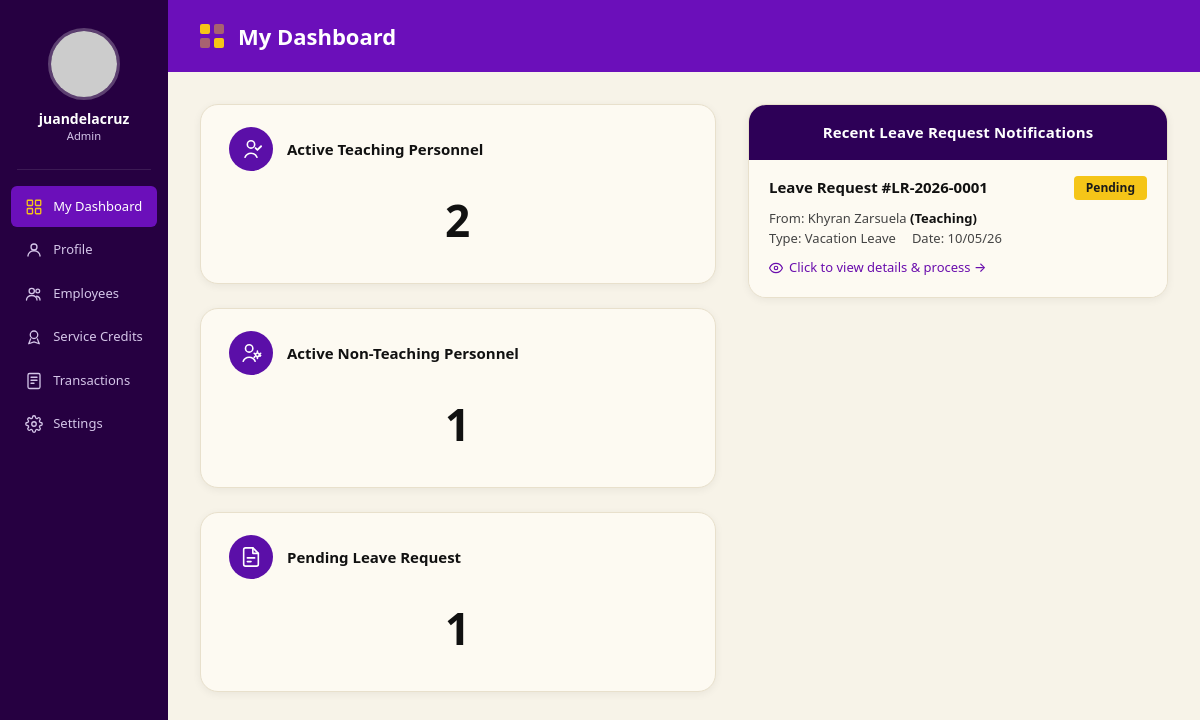
Page /Pages/Admin/adminDashboard.php (signed in) on the earlier database version.
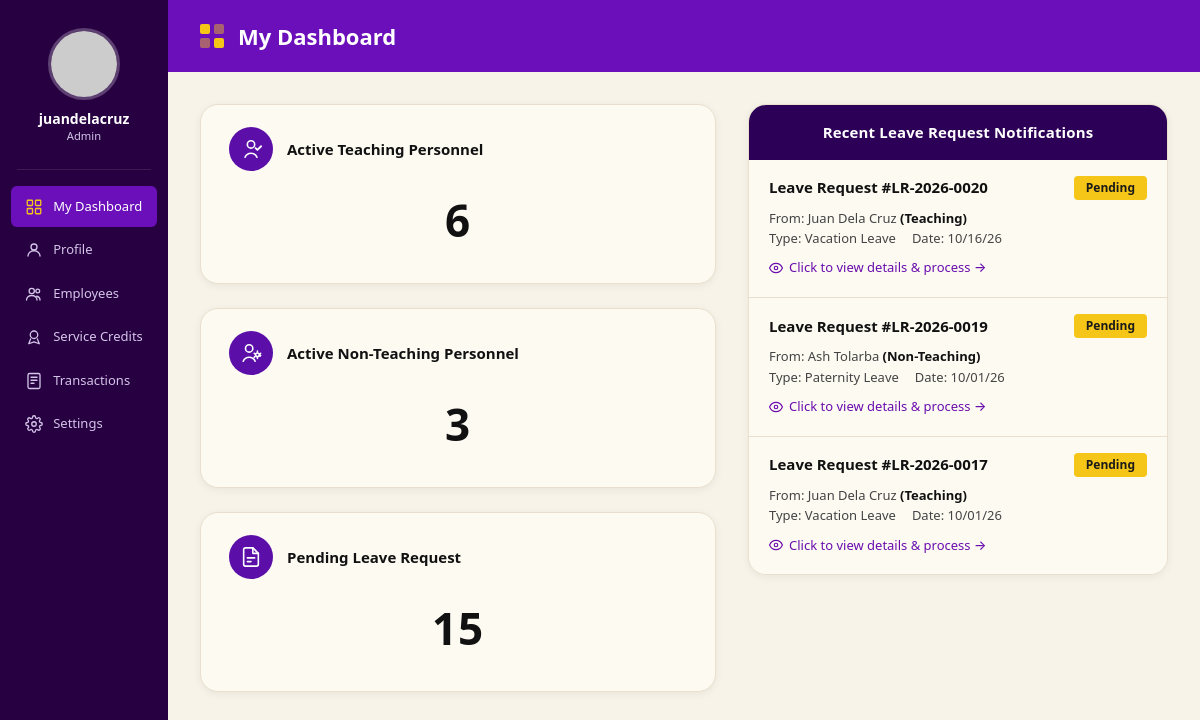
Same page on the later database version.
### tables this page shows
CREATE TABLE `leave_requests` (
  `leave_request_id` int(10) UNSIGNED NOT NULL,
  `request_number` varchar(50) NOT NULL,
  `employee_id` int(10) UNSIGNED NOT NULL,
  `leave_type_id` smallint(5) UNSIGNED NOT NULL,
  `credit_type_id` tinyint(3) UNSIGNED DEFAULT NULL,
  `date_filed` date NOT NULL,
  `reason_details` text DEFAULT NULL,
  `start_datetime` datetime NOT NULL,
  `end_datetime` datetime NOT NULL,
  `total_leave_days` decimal(5,2) NOT NULL,
  `status` enum('Pending','Approved','Rejected') NOT NULL DEFAULT 'Pending',
  `document_path` varchar(500) DEFAULT NULL,
  `reviewed_by` int(10) UNSIGNED DEFAULT NULL,
  `reviewed_at` datetime DEFAULT NULL,
  `created_at` datetime NOT NULL DEFAULT current_timestamp(),
  `updated_at` datetime NOT NULL DEFAULT current_timestamp() ON UPDATE current_timestamp()
);

CREATE TABLE `employees` (
  `employee_id` int(10) UNSIGNED NOT NULL,
  `employee_number` varchar(50) NOT NULL,
  `personnel_type` enum('Teaching','Non-Teaching') NOT NULL,
  `last_name` varchar(100) NOT NULL,
  `first_name` varchar(100) NOT NULL,
  `middle_name` varchar(100) DEFAULT NULL,
  `plantilla_item_number` varchar(100) DEFAULT NULL,
  `position` varchar(150) NOT NULL,
  `salary_grade` tinyint(3) UNSIGNED DEFAULT NULL,
  `step_increment` tinyint(3) UNSIGNED DEFAULT NULL,
  `date_original_appointment` date DEFAULT NULL,
  `date_last_promotion` date DEFAULT NULL,
  `deped_email` varchar(150) NOT NULL,
  `created_at` datetime NOT NULL DEFAULT current_timestamp(),
  `updated_at` datetime NOT NULL DEFAULT current_timestamp() ON UPDATE current_timestamp()
);

CREATE TABLE `leave_types` (
  `leave_type_id` smallint(5) UNSIGNED NOT NULL,
  `leave_type_name` varchar(150) NOT NULL,
  `description` text DEFAULT NULL,
  `is_active` tinyint(1) NOT NULL DEFAULT 1
);

### Pages/Admin/adminDashboard.php (the view, shortened to what the changed rows need)
<?php
$pdo = db();
$stmt = $pdo->prepare("
    SELECT COUNT(*)
    FROM employees e
    INNER JOIN accounts a
        ON a.employee_id = e.employee_id
    WHERE a.is_active = 1
      AND e.personnel_type = 'Teaching'
");
$stmt->execute();
$teachingCount = (int) $stmt->fetchColumn();
$stmt = $pdo->prepare("
    SELECT COUNT(*)
    FROM employees e
    INNER JOIN accounts a
        ON a.employee_id = e.employee_id
    WHERE a.is_active = 1
      AND e.personnel_type = 'Non-Teaching'
");
$stmt->execute();
$nonTeachingCount = (int) $stmt->fetchColumn();
$stmt = $pdo->prepare("
    SELECT COUNT(*)
    FROM leave_requests
    WHERE status = 'Pending'
");
$stmt->execute();
$pendingLeaveCount = (int) $stmt->fetchColumn();
$stmt = $pdo->prepare("
    SELECT
        lr.leave_request_id,
        lr.request_number,
        lr.employee_id,
        lr.leave_type_id,
        lr.date_filed,
        lr.start_datetime,
        lr.end_datetime,
        lr.total_leave_days,
        lr.status,
        e.first_name,
        e.last_name,
        e.employee_number,
        e.personnel_type,
        lt.leave_type_name
    FROM leave_requests lr
    INNER JOIN employees e
        ON lr.employee_id = e.employee_id
    INNER JOIN leave_types lt
        ON lr.leave_type_id = lt.leave_type_id
    WHERE lr.status = 'Pending'
    ORDER BY lr.created_at DESC
    LIMIT 3
");
$stmt->execute();
$recentLeaveRequests = $stmt->fetchAll();
?>
<!DOCTYPE html>
<html lang="en">
<head>
  <link rel="stylesheet" href="../../styles/admin.css" />
</head>
<body>
  <div class="app-shell">
    <div class="main-wrapper">
      <header class="topbar" role="banner">
        <h1 class="topbar-title">My Dashboard</h1>
      </header>
      <main class="page-content" id="mainContent">
        <section class="stat-cards" aria-label="Personnel statistics">
          <article class="stat-card">
            <div class="stat-card-header">
              <div class="stat-icon" aria-hidden="true">
              </div>
              <h2 class="stat-label">Active Teaching Personnel</h2>
            </div>
            <p class="stat-number" data-stat="active-teaching"> <?= $teachingCount ?></p>
          </article>
          <article class="stat-card">
            <div class="stat-card-header">
              <div class="stat-icon" aria-hidden="true">
              </div>
              <h2 class="stat-label">Active Non-Teaching Personnel</h2>
            </div>
            <p class="stat-number" data-stat="active-nonteaching">  <?= $nonTeachingCount ?></p>
          </article>
          <article class="stat-card">
            <div class="stat-card-header">
              <div class="stat-icon" aria-hidden="true">
              </div>
              <h2 class="stat-label">Pending Leave Request</h2>
            </div>
            <p class="stat-number" data-stat="pending-leave"> <?= $pendingLeaveCount ?></p>
          </article>
        </section>
        <aside class="notif-panel" aria-label="Recent leave request notifications">
          <div class="notif-header">
            <h2 class="notif-header-title">Recent Leave Request Notifications</h2>
          </div>
          <ul class="notif-list">
            <?php if (empty($recentLeaveRequests)): ?>
              <li class="notif-item">
                <p style="text-align:center; color: var(--clr-text-light); font-size: 0.875rem; padding: 8px 0;">
                  No pending leave requests.
                </p>
              </li>
            <?php else: ?>
              <?php foreach ($recentLeaveRequests as $request): ?>
              <li class="notif-item">
                <div class="notif-item-top">
                  <span class="notif-request-id">Leave Request #<?= htmlspecialchars($request['request_number']) ?></span>
                  <span class="badge-pending"><?= htmlspecialchars($request['status']) ?></span>
                </div>
                <div class="notif-meta">
                  <p>
                    <span>From: <?= htmlspecialchars($request['first_name'] . ' ' . $request['last_name']) ?></span>
                    <strong> (<?= htmlspecialchars($request['personnel_type']) ?>)</strong>
                  </p>
                  <div class="notif-meta-row">
                    <span>Type: <?= htmlspecialchars($request['leave_type_name']) ?></span>
                    <span>Date: <?= date('m/d/y', strtotime($request['start_datetime'])) ?></span>
                  </div>
                </div>
                <a href="adminTransactions.php?request_id=<?= (int) $request['leave_request_id'] ?>" class="notif-link">
                  <svg viewBox="0 0 24 24" aria-hidden="true">
                    <path d="M1 12C2.73 7.89 7 4 12 4s9.27 3.89 11 8c-1.73 4.11-6 8-11 8S2.73 16.11 1 12Z"/>
                    <circle cx="12" cy="12" r="3"/>
                  </svg>
                  Click to view details &amp; process →
                </a>
              </li>
              <?php endforeach; ?>
            <?php endif; ?>
          </ul>
        </aside>
      </main>
    </div>
  </div>
</body>
</html>

Differences in the rows shown:
no longer on this page (row edited): leave_requests: request_number "LR-2026-0001", status "Pending", employee.last_name "Khyran Zarsuela", employee.personnel_type "Teaching", leave_type.leave_type_name "Vacation Leave", start_datetime "10/05/26"
added leave_requests: request_number "LR-2026-0020", status "Pending", employee.last_name "Juan Dela Cruz", employee.personnel_type "Teaching", leave_type.leave_type_name "Vacation Leave", start_datetime "10/16/26"
added leave_requests: request_number "LR-2026-0019", status "Pending", employee.last_name "Ash Tolarba", employee.personnel_type "Non-Teaching", leave_type.leave_type_name "Paternity Leave", start_datetime "10/01/26"
added leave_requests: request_number "LR-2026-0017", status "Pending", employee.last_name "Juan Dela Cruz", employee.personnel_type "Teaching", leave_type.leave_type_name "Vacation Leave", start_datetime "10/01/26"
Other differences:
$teachingCount: "2" → "6"
$nonTeachingCount: "1" → "3"
$pendingLeaveCount: "1" → "15"
